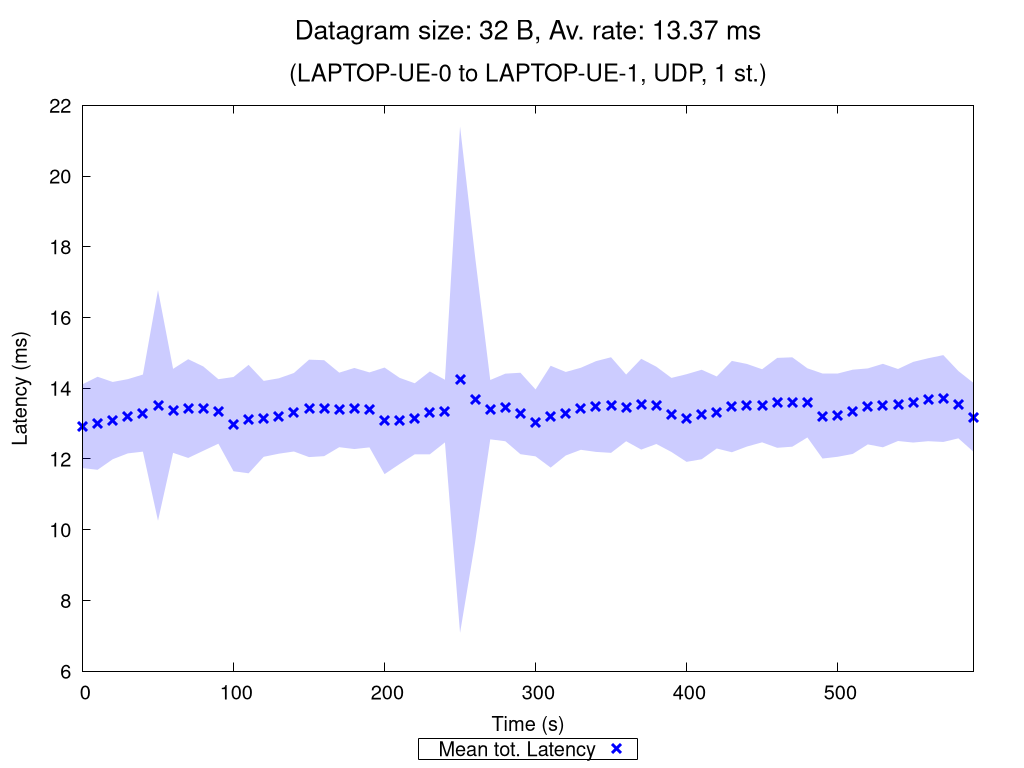

gnuplot code for this plot:
set terminal pngcairo nocrop enhanced size 1024,768 font "Verdana,15"
set output "UDP_1_st_2020_10_09_17-57-21_two2one_00032B.png"

set title "{/=20 Datagram size: 32 B, Av. rate: 13.37 ms}\n\n{/=18 (LAPTOP-UE-0 to LAPTOP-UE-1, UDP, 1 st.)}"

set xlabel "Time (s)"
set ylabel "Latency (ms)"
set ytics nomirror
set key bmargin center horizontal box samplen 1 width -1
set bmargin 4.6
set rmargin 4.5

rf = 1.0  # rate factor
set style fill transparent solid 0.2 noborder
set autoscale xfix
plot "UDP_1_st_2020_10_09_17-57-21_two2one_00032B_iperf_processed.dat" using 1:($2/rf-$3/rf):($2/rf+$3/rf) with filledcurves lc rgb "blue" notitle, \
     "" using 1:($2/rf) with points pt 2 ps 1.5 lw 3 lc rgb "blue" title "Mean tot. Latency", \
